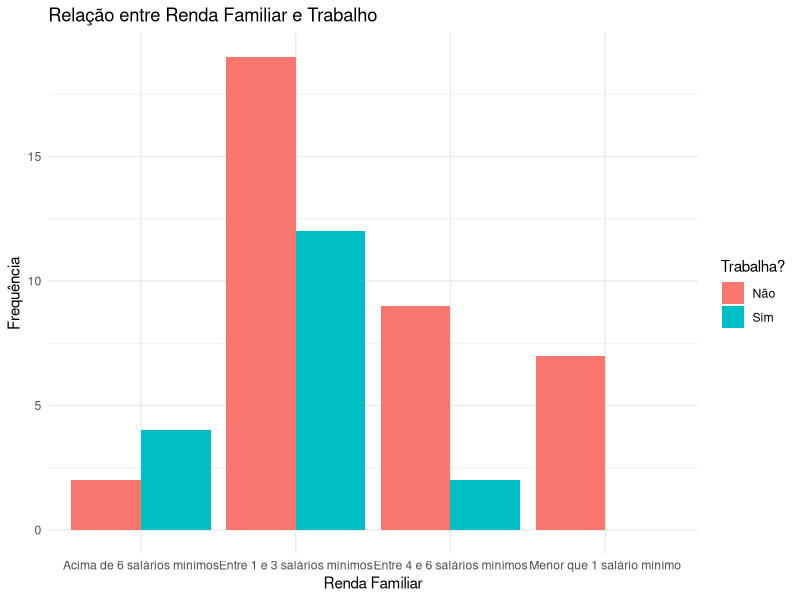
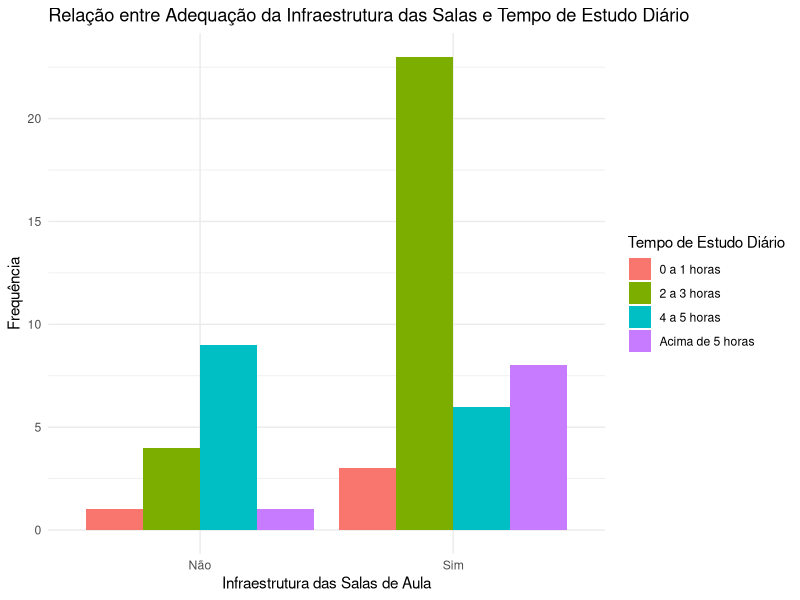
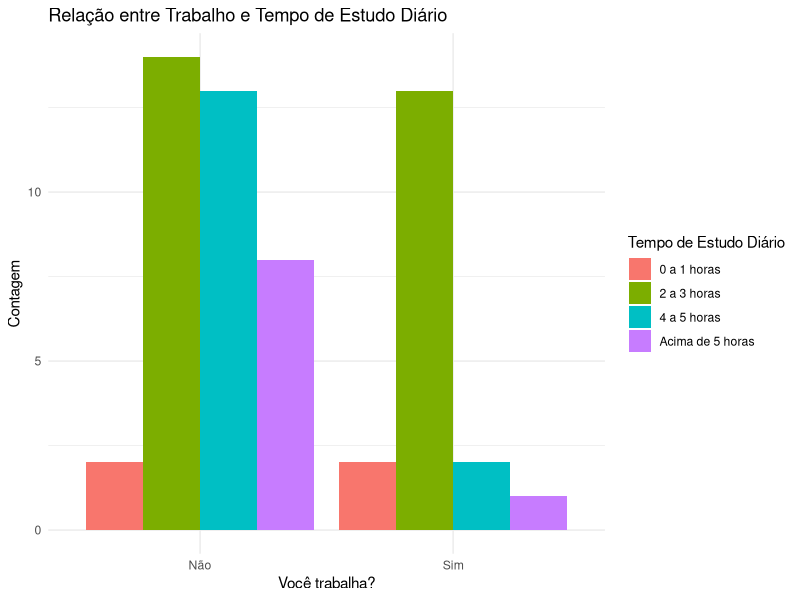
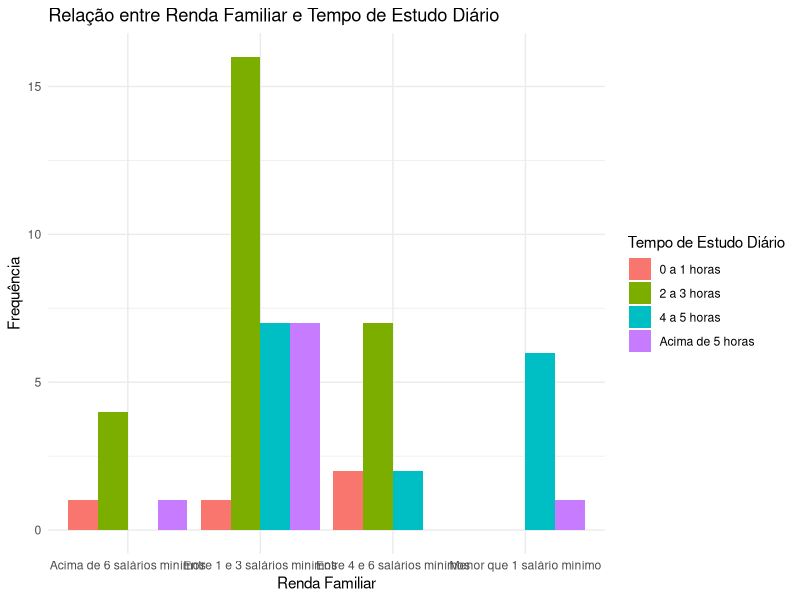
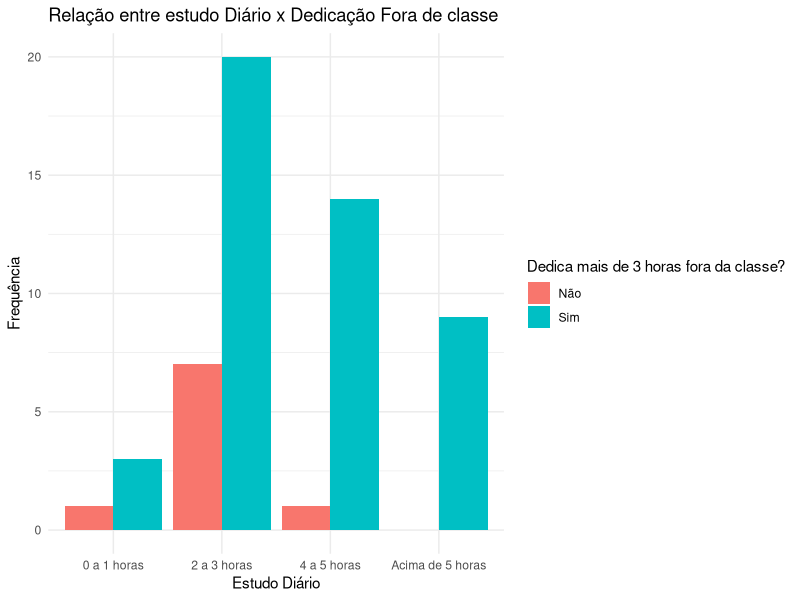
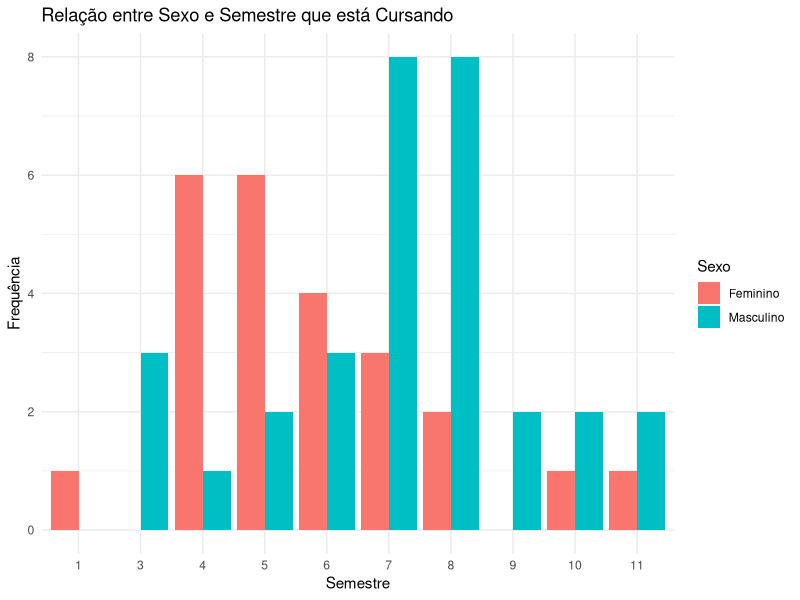

Generate these figures, in order, with R:
# Instalar pacotes se necessário
if (!requireNamespace("dplyr", quietly = TRUE)) {
  install.packages("dplyr")
}
if (!requireNamespace("ggplot2", quietly = TRUE)) {
  install.packages("ggplot2")
}
if (!requireNamespace("readxl", quietly = TRUE)) {
  install.packages("readxl")
}

# Carregar pacotes
library(dplyr)
library(ggplot2) 
library(readxl) 

# Ler os dados do arquivo CSV
dados <- read_excel("DB_probabilidade.xlsx")

# Visualizar os dados
head(dados)


# Renomear colunas para facilitar a manipulação
colnames(dados) <- c("DataHora", "Idade", "Sexo", "Semestre", "Renda", "Periodo", "Trabalho", "Moradia", "EstudoDiario",
                     "InfraSalas", "InfraBibliotecas", "EstruturaGeral", "Internet", "Laboratorio", "QualidadeEnsino",
                     "AtendimentoSecretarias", "RelacaoProfessorAluno", "DedicaDisciplina", "ParticipacaoTrabalhos",
                     "ParticipacaoAulas")



# Criar a tabela de frequências para Renda Familiar x Trabalho
tabela_frequencias <- table(dados$Renda, dados$Trabalho)
print(tabela_frequencias)

# Criar um dataframe para o gráfico de barras
df_grafico <- as.data.frame(tabela_frequencias)
colnames(df_grafico) <- c("RendaFamiliar", "Trabalho", "Frequencia")

# Plotar o gráfico de barras
ggplot(df_grafico, aes(x = RendaFamiliar, y = Frequencia, fill = Trabalho)) +
  geom_bar(stat = "identity", position = "dodge") +
  labs(title = "Relação entre Renda Familiar e Trabalho",
       x = "Renda Familiar",
       y = "Frequência",
       fill = "Trabalha?") +
  theme_minimal() 


# Criar a tabela de frequências para Infraestrutura das Salas x Tempo de Estudo Diário
tabela_frequencias <- table(dados$InfraSalas, dados$EstudoDiario)
print(tabela_frequencias)

# Criar um dataframe para o gráfico de barras
df_grafico <- as.data.frame(tabela_frequencias)
colnames(df_grafico) <- c("InfraestruturaSalas", "TempoEstudoDiario", "Frequencia")

# Plotar o gráfico de barras
ggplot(df_grafico, aes(x = InfraestruturaSalas, y = Frequencia, fill = TempoEstudoDiario)) +
  geom_bar(stat = "identity", position = "dodge") +
  labs(title = "Relação entre Adequação da Infraestrutura das Salas e Tempo de Estudo Diário",
       x = "Infraestrutura das Salas de Aula",
       y = "Frequência",
       fill = "Tempo de Estudo Diário") +
  theme_minimal() 


# Selecionar colunas relevantes
dados_selecionados <- dados %>%
  select(Trabalho, EstudoDiario)

# Verificar valores únicos para entender a estrutura
unique(dados_selecionados$Trabalho)
unique(dados_selecionados$EstudoDiario)

# Tabela de frequência para Trabalho e EstudoDiario
tabela_frequencia <- dados_selecionados %>%
  group_by(Trabalho, EstudoDiario) %>%
  summarize(Contagem = n())

# Visualizar tabela de frequência
print(tabela_frequencia)

# Criar gráfico de barras empilhadas para visualizar a relação entre Trabalho e EstudoDiario
ggplot(dados_selecionados, aes(x = Trabalho, fill = EstudoDiario)) +
  geom_bar(position = "dodge") +
  labs(title = "Relação entre Trabalho e Tempo de Estudo Diário",
       x = "Você trabalha?",
       y = "Contagem",
       fill = "Tempo de Estudo Diário") +
  theme_minimal()


tabela_frequencias <- table(dados$Renda, dados$EstudoDiario)
print(tabela_frequencias)

bela_frequencias <- table(dados$Renda, dados$EstudoDiario)
print(tabela_frequencias)

# Criar um dataframe para o gráfico de barras
df_grafico <- as.data.frame(tabela_frequencias)
colnames(df_grafico) <- c("RendaFamiliar", "TempoEstudoDiario", "Frequencia")

# Plotar o gráfico de barras
ggplot(df_grafico, aes(x = RendaFamiliar, y = Frequencia, fill = TempoEstudoDiario)) +
  geom_bar(stat = "identity", position = "dodge") +
  labs(title = "Relação entre Renda Familiar e Tempo de Estudo Diário",
       x = "Renda Familiar",
       y = "Frequência",
       fill = "Tempo de Estudo Diário") +
  theme_minimal()

# Criar a tabela de frequências para Estudo Diário x Dedicação Fora de classe
tabela_frequencias <- table(dados$EstudoDiario, dados$DedicaDisciplina)
print(tabela_frequencias)

# Criar um dataframe para o gráfico de barras
df_grafico <- as.data.frame(tabela_frequencias)
colnames(df_grafico) <- c("EstudoDiario", "Dedicacao", "Frequencia")

# Plotar o gráfico de barras
ggplot(df_grafico, aes(x = EstudoDiario, y = Frequencia, fill = Dedicacao)) +
  geom_bar(stat = "identity", position = "dodge") +
  labs(title = "Relação entre estudo Diário x Dedicação Fora de classe",
       x = "Estudo Diário",
       y = "Frequência",
       fill = "Dedica mais de 3 horas fora da classe?") +
  theme_minimal() 


# Criar a tabela de frequências para Sexo x Semestre
tabela_frequencias <- table(dados$Sexo, dados$Semestre)
print(tabela_frequencias)

# Criar um dataframe para o gráfico de barras
df_grafico <- as.data.frame(tabela_frequencias)
colnames(df_grafico) <- c("Sexo", "Semestre", "Frequencia")

# Plotar o gráfico de barras
ggplot(df_grafico, aes(x = Semestre, y = Frequencia, fill = Sexo)) +
  geom_bar(stat = "identity", position = "dodge") +
  labs(title = "Relação entre Sexo e Semestre que está Cursando",
       x = "Semestre",
       y = "Frequência",
       fill = "Sexo") +
  theme_minimal()
